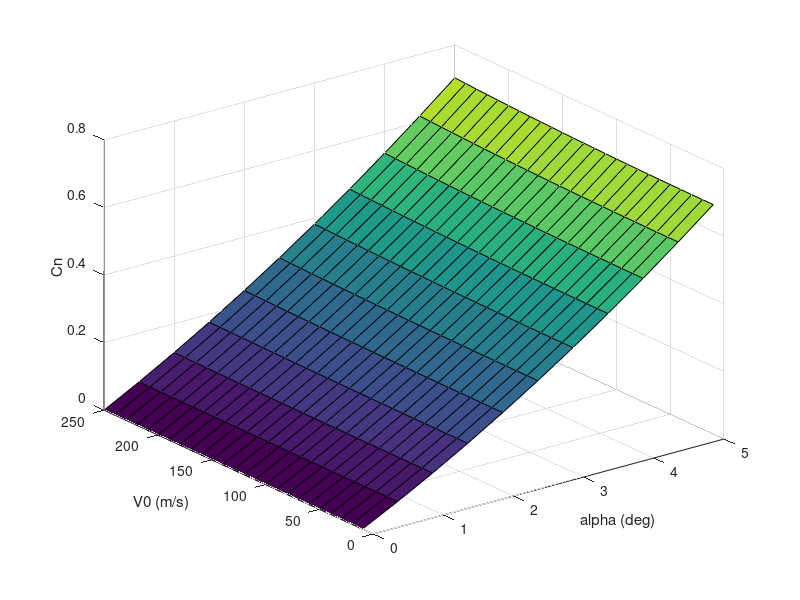

MATLAB code for this plot:
clc; clear;

w = length(0:0.5:5);
alphatab = [0:0.5:5];

v0tab= [10:10:250];
h= length(v0tab);
Cn = zeros(h,w);
Xcppos= zeros(w,1);
%% CP  calculator from openrocket
for i=1:h
L = 2.646; %characteristic length
rho =  1.225; % density 
mu =  1.7894e-5;  % dynamic viscosity 
C = 340.3; %speed of sound dry air 15C sea level
v0 = v0tab(i);   %ms-1 characteristic velocity
M = v0/C;
Re  = rho*v0*L/mu;

% correction for 
beta = sqrt( 1 - M^2); % M <1

% Rocket dimentions 
L_cone = 0.61;
L_cyl = L - L_cone;
D_cyl = 0.158;
R_cyl = D_cyl/2;

%A_ref
A_ref = pi*R_cyl^2;

F_ratio = L / D_cyl;


%%
R_ogive = (L_cone^2+ D_cyl^2/4)/D_cyl;
%A_wet

fun = @(x) 2*pi*(sqrt(R_ogive^2 - power((L_cone - x),2))+R_cyl-R_ogive);

A_wet =  integral(fun, 0, L_cone);

A_wet = A_wet + 2*pi*R_cyl*L_cyl;

% Cone Vol

fun2 = @(x) pi*(power((sqrt(R_ogive^2 - power((L_cone - x),2))+R_cyl-R_ogive),2));
cone.vol =  integral(fun2, 0, L_cone);

%A_plan
temp_theta = atan(L_cone/(R_ogive-R_cyl));

cone.A_plan = 2*(R_ogive^2*temp_theta/2-((R_ogive-R_cyl)*L_cone)/2);

cyl.A_plan = D_cyl* L_cyl;
%Fin Geometry

fin.n=3;
fin.sweep = deg2rad(45);
fin.h = 11.5e-2;
fin.topchord = 11.5e-2;
fin.basechord = 21e-2;
fin.t = 1e-2;
fin.a_ref = fin.n*fin.h*fin.t;
fin.area = (fin.topchord+fin.basechord)/2*fin.h;
fin.a_wet = fin.n*2*fin.area;
fin.c = (fin.topchord+fin.basechord)/2;
fin.X_b =  L - fin.basechord; % fin location

% mid chord sweep

x1 = fin.h*tan(fin.sweep);

x2 = x1 + fin.topchord - fin.basechord;

fin.sweepc = atan2((fin.basechord/2 + (x2-fin.topchord/2)),fin.h);

%clear temp fun fun2

%% Center of presure
for j=1:w
alpha =deg2rad(alphatab(j));

%% Cone 
% Cn_alpha 
if (alpha ==0)
    alpha = 0.00001,
end
K=1.1;
cone.Cn_correction = K * cone.A_plan/A_ref*sin(alpha)^2;
cone.Cn_alpha = 2* (A_ref/A_ref)*sin(alpha)/ alpha + cone.Cn_correction/alpha;

%% cylinder 
% Cn_alpha

cyl.Cn_correction = K * cyl.A_plan/A_ref*sin(alpha)^2;

cyl.Cn_alpha =  cyl.Cn_correction/alpha;
%% Fins 


fin.Cn1_alpha = ((2*pi*fin.h^2)/ A_ref)/(1 + sqrt(1 + (beta*fin.h^2/(fin.area*cos(fin.sweepc)))^2));

% N fins corrected for body interference n >= 3
fin.Cn_alpha = (1 + (R_cyl)/(R_cyl+ fin.h))*(fin.Cn1_alpha * fin.n/2*1);

%% CoP location
% Cone

cone.Xcp = (L_cone*(A_ref)-cone.vol)/A_ref

% cyl

cyl.Xcp = L_cone + L_cyl/2

%  Fins 
% at 25% mac
Xt = fin.h/tan(fin.sweep);
fin.Xcp = fin.X_b + (Xt/3*(fin.basechord +  2*fin.topchord) + 1/6*(fin.basechord+fin.topchord)^2)/(fin.basechord+fin.topchord)


Xcp = (fin.Cn_alpha*fin.Xcp + cone.Cn_alpha*cone.Xcp +  cyl.Xcp*cyl.Cn_alpha)/(fin.Cn_alpha+cone.Cn_alpha+cyl.Cn_alpha)
%% Roll damping 
omega = deg2rad(140);
Cn_alpha0 = 2*pi/beta; % from potential flow over a thin foil. 

temp = (fin.basechord+fin.topchord)*R_cyl^2*fin.h/2 + (fin.basechord+2*fin.topchord)*R_cyl*fin.h^2/3  + (fin.basechord+3*fin.topchord)*fin.h^3/12; 
Cld = fin.n*Cn_alpha0/(A_ref*v0*D_cyl) * omega * temp;


%% Cn_alpha
Cn_alpha = fin.Cn_alpha + cyl.Cn_alpha + cone.Cn_alpha;

F_n = 0.5* v0^2* rho* A_ref * Cn_alpha*alpha;

Cn(i,j) = Cn_alpha*alpha;
Xcppos(j) = Xcp; 
end
end

surf(alphatab',v0tab',Cn)
xlabel('alpha (deg)')
ylabel('V0 (m/s)')
zlabel('Cn')

%%

% plot(alphatab,Xcppos)
% xlabel('alpha (deg)');
% ylabel('Xcp (m)');

